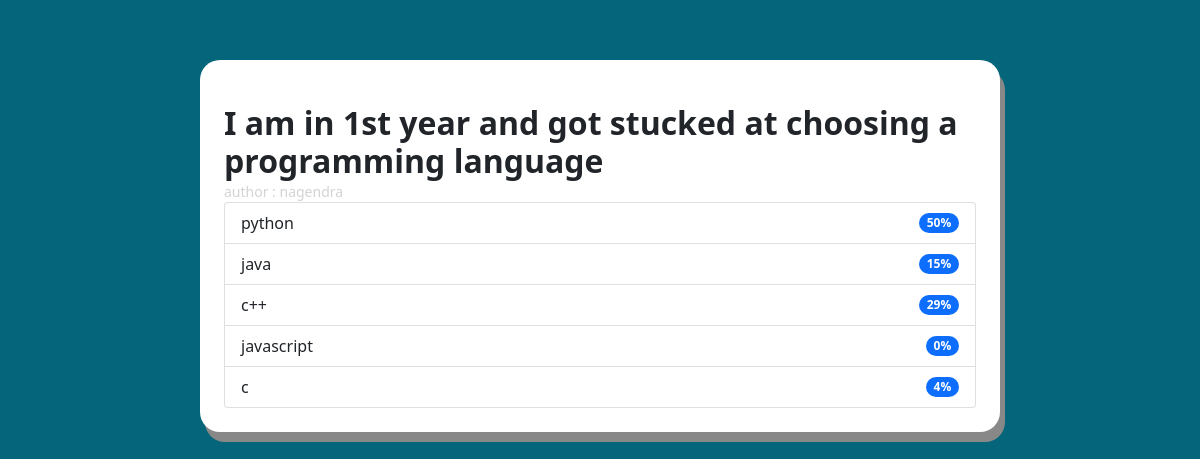
Screenshot of //tag/poll/2/result with the database file from the repository.
### main/models.py (models this page shows, shortened)
class Poll(models.Model):
    tag = models.CharField(max_length=100)
    author = models.ForeignKey(User, null=False, on_delete=models.CASCADE)
    title = models.CharField(max_length=200)
    options = models.CharField(max_length=500)
    created_at = models.DateTimeField(auto_now_add=True)

class Choice(models.Model):
    poll = models.ForeignKey(Poll, null=False, on_delete = models.CASCADE, related_name='choices')
    text = models.CharField(max_length=100)
    vote = models.IntegerField(default=0)

### main/views.py (the view, shortened to what this page needs)
# urls.py: path('/<str:tag>/poll/<int:id>/result', views.pollPageResult, name='poll-result'),
def pollPageResult(request, tag, id):
	poll = Poll.objects.get(id=id)
	options = poll.choices.all()
	return render(request, 'poll-result.html', {
		'poll': poll,
		'results': calculatePollResult(options),
		'tag': tag,
	})

### main/views.py (called while the page is built)
def calculatePollResult(options):
	total = 0
	for option in options:
		total += option.vote
	result = []
	for option in options:
		result.append((option.text, int((option.vote/total) * 100)))
	return result

### main/templates/poll-result.html
{% extends 'layouts/page.html' %}
{% block content %}
<div class="page question-page">
	<h2 class="question-title">{{poll.title}}</h2>
	<span class="question-author">author : {{poll.author.username}}</span>
	<ul class="list-group" style="margin:0px">
		{% for result in results %}
		<li class="list-group-item d-flex justify-content-between align-items-center">
			{{result|first}}
			<span class="badge bg-primary rounded-pill">{{result|last}}%</span>
		  </li>
		{% endfor %}
	</ul>
</div>
{% endblock %}

### main/static/css/styles2.css (style rules this page uses)
.list-group { margin-top: 30px; }
label,li,input { cursor: pointer }

### main/static/css/styles.css (style rules this page uses)
html, body { font-family: Segoe UI; background-color: #05657b; }
*, *::after, *::before { box-sizing: border-box; }
ul { list-style: none; padding: 0; }
.page { display: flex; flex-direction: column; }
.question-title { font-weight: 900; margin: 20px auto 0 auto; }
.question-author { font-size: 14px; color: lightgray; }

### rows the page displays
Poll: title "I am in 1st year and got stucked at choosing a programming language", author.username "nagendra"
Choice: text "javascript", vote "0"

### other values shown
{{ result|first }} "python" "java" "c++" "c"
{{ result|last }} "50" "15" "29" "4"
